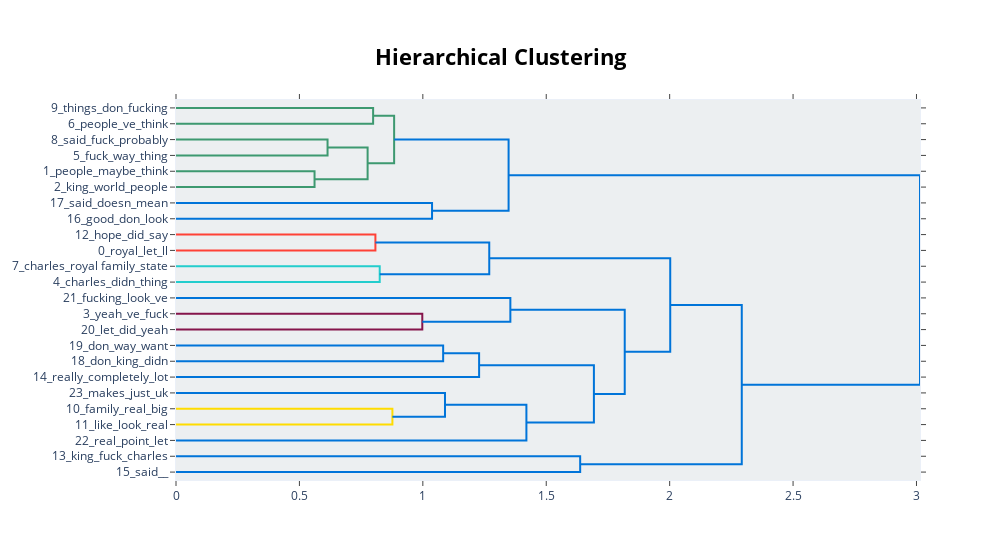

The notebook cell this image was saved under:
### Code cell
BERTopic_model.visualize_hierarchy(top_n_topics=30)

### Figure 1 — Plotly figure (JSON) as saved in the notebook; plotly's stock layout.template omitted (floating-point values rounded to 4 significant figures)
{"data": [{"hoverinfo": "text", "marker": {"color": "rgb(61,153,112)"}, "mode": "lines", "type": "scatter", "x": [0, 0.7986, 0.7986, 0], "xaxis": "x", "y": [-5, -5, -15, -15], "yaxis": "y"}, {"hoverinfo": "text", "marker": {"color": "rgb(61,153,112)"}, "mode": "lines", "type": "scatter", "x": [0, 0.614, 0.614, 0], "xaxis": "x", "y": [-25, -25, -35, -35], "yaxis": "y"}, {"hoverinfo": "text", "marker": {"color": "rgb(61,153,112)"}, "mode": "lines", "type": "scatter", "x": [0, 0.5613, 0.5613, 0], "xaxis": "x", "y": [-45, -45, -55, -55], "yaxis": "y"}, {"hoverinfo": "text", "marker": {"color": "rgb(61,153,112)"}, "mode": "lines", "type": "scatter", "x": [0.614, 0.7763, 0.7763, 0.5613], "xaxis": "x", "y": [-30, -30, -50, -50], "yaxis": "y"}, {"hoverinfo": "text", "marker": {"color": "rgb(61,153,112)"}, "mode": "lines", "type": "scatter", "x": [0.7986, 0.8837, 0.8837, 0.7763], "xaxis": "x", "y": [-10, -10, -40, -40], "yaxis": "y"}, {"hoverinfo": "text", "marker": {"color": "rgb(0,116,217)"}, "mode": "lines", "type": "scatter", "x": [0, 1.037, 1.037, 0], "xaxis": "x", "y": [-65, -65, -75, -75], "yaxis": "y"}, {"hoverinfo": "text", "marker": {"color": "rgb(0,116,217)"}, "mode": "lines", "type": "scatter", "x": [0.8837, 1.347, 1.347, 1.037], "xaxis": "x", "y": [-25, -25, -70, -70], "yaxis": "y"}, {"hoverinfo": "text", "marker": {"color": "rgb(255,65,54)"}, "mode": "lines", "type": "scatter", "x": [0, 0.8079, 0.8079, 0], "xaxis": "x", "y": [-85, -85, -95, -95], "yaxis": "y"}, {"hoverinfo": "text", "marker": {"color": "rgb(35,205,205)"}, "mode": "lines", "type": "scatter", "x": [0, 0.8254, 0.8254, 0], "xaxis": "x", "y": [-105, -105, -115, -115], "yaxis": "y"}, {"hoverinfo": "text", "marker": {"color": "rgb(0,116,217)"}, "mode": "lines", "type": "scatter", "x": [0.8079, 1.269, 1.269, 0.8254], "xaxis": "x", "y": [-90, -90, -110, -110], "yaxis": "y"}, {"hoverinfo": "text", "marker": {"color": "rgb(133,20,75)"}, "mode": "lines", "type": "scatter", "x": [0, 0.9979, 0.9979, 0], "xaxis": "x", "y": [-135, -135, -145, -145], "yaxis": "y"}, {"hoverinfo": "text", "marker": {"color": "rgb(0,116,217)"}, "mode": "lines", "type": "scatter", "x": [0, 1.355, 1.355, 0.9979], "xaxis": "x", "y": [-125, -125, -140, -140], "yaxis": "y"}, {"hoverinfo": "text", "marker": {"color": "rgb(0,116,217)"}, "mode": "lines", "type": "scatter", "x": [0, 1.082, 1.082, 0], "xaxis": "x", "y": [-155, -155, -165, -165], "yaxis": "y"}, {"hoverinfo": "text", "marker": {"color": "rgb(0,116,217)"}, "mode": "lines", "type": "scatter", "x": [1.082, 1.228, 1.228, 0], "xaxis": "x", "y": [-160, -160, -175, -175], "yaxis": "y"}, {"hoverinfo": "text", "marker": {"color": "rgb(255,220,0)"}, "mode": "lines", "type": "scatter", "x": [0, 0.8767, 0.8767, 0], "xaxis": "x", "y": [-195, -195, -205, -205], "yaxis": "y"}, {"hoverinfo": "text", "marker": {"color": "rgb(0,116,217)"}, "mode": "lines", "type": "scatter", "x": [0, 1.09, 1.09, 0.8767], "xaxis": "x", "y": [-185, -185, -200, -200], "yaxis": "y"}, {"hoverinfo": "text", "marker": {"color": "rgb(0,116,217)"}, "mode": "lines", "type": "scatter", "x": [1.09, 1.42, 1.42, 0], "xaxis": "x", "y": [-192.5, -192.5, -215, -215], "yaxis": "y"}, {"hoverinfo": "text", "marker": {"color": "rgb(0,116,217)"}, "mode": "lines", "type": "scatter", "x": [1.228, 1.693, 1.693, 1.42], "xaxis": "x", "y": [-167.5, -167.5, -203.8, -203.8], "yaxis": "y"}, {"hoverinfo": "text", "marker": {"color": "rgb(0,116,217)"}, "mode": "lines", "type": "scatter", "x": [1.355, 1.818, 1.818, 1.693], "xaxis": "x", "y": [-132.5, -132.5, -185.6, -185.6], "yaxis": "y"}, {"hoverinfo": "text", "marker": {"color": "rgb(0,116,217)"}, "mode": "lines", "type": "scatter", "x": [1.269, 2.002, 2.002, 1.818], "xaxis": "x", "y": [-100, -100, -159.1, -159.1], "yaxis": "y"}, {"hoverinfo": "text", "marker": {"color": "rgb(0,116,217)"}, "mode": "lines", "type": "scatter", "x": [0, 1.637, 1.637, 0], "xaxis": "x", "y": [-225, -225, -235, -235], "yaxis": "y"}, {"hoverinfo": "text", "marker": {"color": "rgb(0,116,217)"}, "mode": "lines", "type": "scatter", "x": [2.002, 2.292, 2.292, 1.637], "xaxis": "x", "y": [-129.5, -129.5, -230, -230], "yaxis": "y"}, {"hoverinfo": "text", "marker": {"color": "rgb(0,116,217)"}, "mode": "lines", "type": "scatter", "x": [1.347, 3.014, 3.014, 2.292], "xaxis": "x", "y": [-47.5, -47.5, -179.8, -179.8], "yaxis": "y"}], "layout": {"autosize": false, "height": 560, "hoverlabel": {"bgcolor": "white", "font": {"family": "Rockwell", "size": 16}}, "hovermode": "closest", "plot_bgcolor": "#ECEFF1", "showlegend": false, "title": {"font": {"color": "Black", "size": 22}, "text": "<b>Hierarchical Clustering", "x": 0.5, "xanchor": "center", "yanchor": "top"}, "width": 1000, "xaxis": {"autorange": true, "mirror": "allticks", "range": [0, 3.014], "rangemode": "tozero", "showgrid": false, "showline": true, "showticklabels": true, "ticks": "outside", "type": "linear", "zeroline": false}, "yaxis": {"mirror": "allticks", "range": [-240, 0], "rangemode": "tozero", "showgrid": false, "showline": true, "showticklabels": true, "tickmode": "array", "ticks": "outside", "ticktext": ["9_things_don_fucking", "6_people_ve_think", "8_said_fuck_probably", "5_fuck_way_thing", "1_people_maybe_think", "2_king_world_people", "17_said_doesn_mean", "16_good_don_look", "12_hope_did_say", "0_royal_let_ll", "7_charles_royal family_state", "4_charles_didn_thing", "21_fucking_look_ve", "3_yeah_ve_fuck", "20_let_did_yeah", "19_don_way_want", "18_don_king_didn", "14_really_completely_lot", "23_makes_just_uk", "10_family_real_big", "11_like_look_real", "22_real_point_let", "13_king_fuck_charles", "15_said__"], "tickvals": [-5, -15, -25, -35, -45, -55, -65, -75, -85, -95, -105, -115, -125, -135, -145, -155, -165, -175, -185, -195, -205, -215, -225, -235], "type": "linear", "zeroline": false}}}
